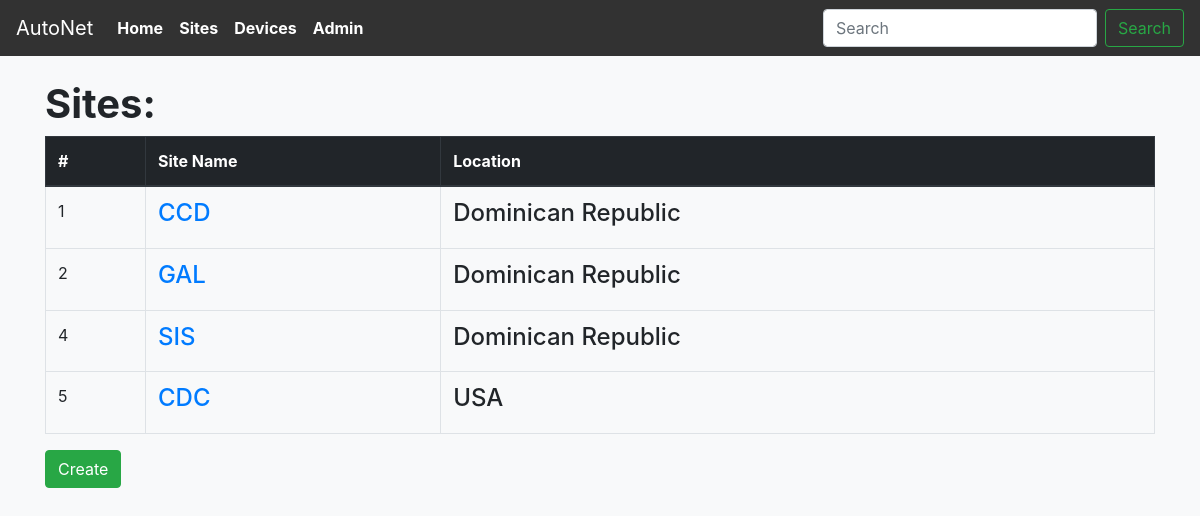
The app's page /sites, older data.
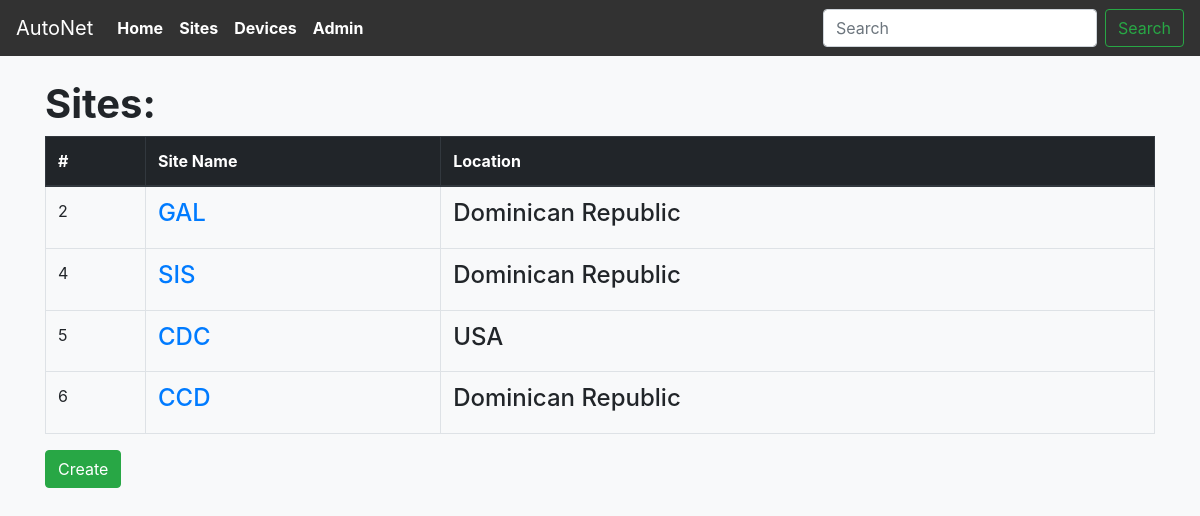
The same page, newer data.
### main_app/models.py (models this page shows, shortened)
class Sites(models.Model):
    site_name = models.CharField(max_length=100)
    site_location = models.CharField(max_length=250)
    site_address = models.CharField(max_length=400, null=True)
    site_poc_name = models.CharField(max_length=100)
    site_poc_number = models.CharField(max_length=30)

### main_app/views.py (the view)
# urls.py: path('sites', views.SitesListView.as_view(), name='viewsites'),
class SitesListView(ListView):
    context_object_name = 'sites'
    model = models.Sites

### main_app/templates/main_app/sites_list.html
{% extends 'main_app/main_app_base.html' %}
{%block content %}
  <div class="container">
  <h1><strong>Sites:</strong></h1>
    <table class="table table-bordered">
      <thead class="thead-dark">
        <th>#</th>
        <th>Site Name</th>
        <th>Location</th>
      </thead>
      {% for site in sites %}
      <tr>
          <td>{{site.id}}</td>
          <td><h4><a href="sites/{{ site.id }}">{{site.site_name}}</a></h4></td>
          <td><h4>{{site.site_location}}</h4></td>
      </tr>
      {%endfor%}
    </table>
  </div>
  <div class="container">
    <a href="{% url 'main_app:createsite' %}">
      <input class="btn btn-success" type="submit" value="Create">
    </a>
  </div>
{%endblock content %}

Row changes from the older to the newer data that the page shows:
removed Sites: id "1", site_name "CCD", site_location "Dominican Republic"
added Sites: id "6", site_name "CCD", site_location "Dominican Republic"
